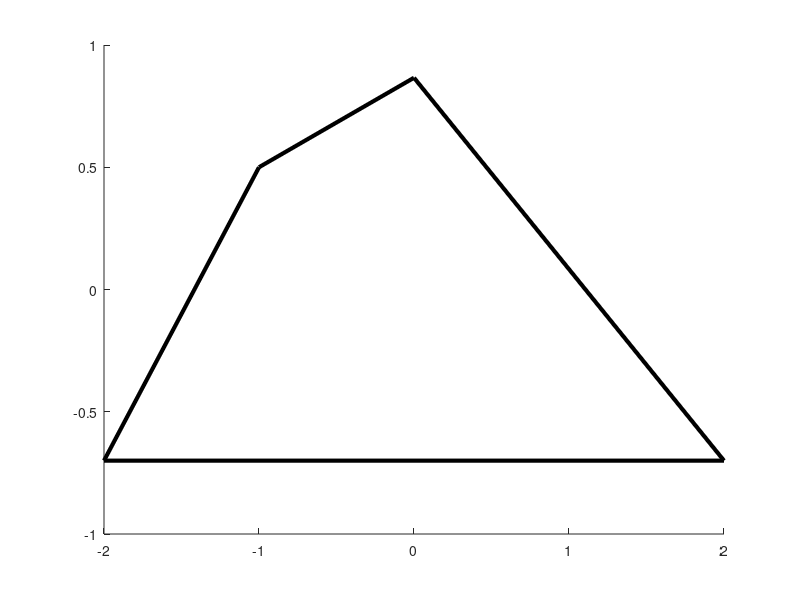

MATLAB code for this plot: (Note: this script raises an error after producing the figure.)
%% Forces sketch
clear all;
% vertX = [-sqrt(3)/2 0 sqrt(3)/2 -sqrt(3)/2];
% vertY = [-1/2, sqrt(3)/2 -1/2 -1/2];
vertX = [2, -2.0, -1.0 0, 2];
vertY = [-0.7, -0.7, 0.5, sqrt(3)/2, -0.7];
pi = [2,1];
pj = [0.05,2];

p3 = [-1,1];

close all;
%set(gcf, 'Position',  [100, 100, 450, 450]);
figure(1); hold on;
plot(vertX,vertY,'k','LineWidth',3);
[hi, x_proji,y_proji] = poly_dist(pi(1),pi(2),vertX,vertY);
[hj, x_projj,y_projj] = poly_dist(pj(1),pj(2),vertX,vertY);
s = 30;
plot(pi(1),pi(2),'.k','MarkerSize',s);
plot(pj(1),pj(2),'.k','MarkerSize',s);

plot(x_proji,y_proji,'.k','MarkerSize',s);
plot(x_projj,y_projj,'.k','MarkerSize',s);

plot([x_proji,pi(1)],[y_proji,pi(2)],'--k','LineWidth',3);
plot([x_projj,pj(1)],[y_projj,pj(2)],'--k','LineWidth',3);

plot([pi(1),pj(1)],[pi(2),pj(2)],'--k','LineWidth',3);
Hi=([x_proji,y_proji]-pi)/hi;
Hj=([x_projj,y_projj]-pj)/hj;
pij = pi-pj;
ui = Hi+0.2*pij;
uj = Hj-0.2*pij;
k = 0.5;
quiver([pi(1),pj(1)],[pi(2),pj(2)],k*[Hi(1),Hj(1)],k*[Hi(2),Hj(2)],0,'linewidth',3);

% quiver([pi(1)],[pi(2)],1.2*k*[ui(1) + 0.6],1.2*k*[ui(2)],0,'linewidth',3);

quiver([pi(1),pj(1)],[pi(2),pj(2)],1.2*k*[ui(1) + 0.6,0.5*(uj(1) - 1.2)],1.2*k*[ui(2),0.5* uj(2)],0,'linewidth',3);

quiver([pi(1),pj(1)],[pi(2),pj(2)],k*[pij(1),-pij(1)]/norm(pij),k*[pij(2),-pij(2)]/norm(pij),0,'linewidth',3);
%axis([-0.2,1.1,0.2,1.6])
%set(gca, 'visible', 'off');
box on;
text(pi(1),0.2+pi(2),'$p_i$', 'Interpreter','latex','fontSize',24);
text(pj(1),0.2+pj(2),'$p_j$', 'Interpreter','latex','fontSize',24);
text(-1+x_projj,y_projj,'$P_{\partial \Omega}(p_j)$', 'Interpreter','latex','fontSize',24);
text(0.15+x_proji,-0.05+y_proji,'$P_{\partial \Omega}(p_i)$', 'Interpreter','latex','fontSize',24);
text(0.05+pj(1),-0.6+pj(2),'-$\frac{h_{j}}{[[h_{j}]]}$', 'Interpreter','latex','fontSize',25);
text(-0.9+pi(1),-0.1+pi(2),'-$\frac{h_{i}}{[[h_{i}]]}$', 'Interpreter','latex','fontSize',25);
text(0.4+pi(1),0.1+pi(2),'$\frac{p_{ij}}{\left\Vert p_{ij}\right\Vert}$', 'Interpreter','latex','fontSize',28)
text(-1+pj(1),0.2+pj(2),'$\frac{p_{ji}}{\left\Vert p_{ji}\right\Vert}$', 'Interpreter','latex','fontSize',28)

text(pi(1),-0.6+pi(2),'$u_i$', 'Interpreter','latex','fontSize',25)
text(-0.7+pj(1),-0.3 + pj(2),'$u_j$', 'Interpreter','latex','fontSize',25)
text(-0.1,-0.2,0,'$\Omega$', 'Interpreter','latex','fontSize',35)
axis equal;
%axis tight;
ax = gca; % use current axes
% axis lines
%axis tight
%xlim(get(ax,'XLim')+[-0.2,0.5]);
%ylim(get(ax,'YLim')+[-0.2,0.35]);
grid on;
set(gca,'xticklabel',[]);
set(gca,'yticklabel',[]);
%axis tight;
set(gca, 'visible', 'off');
axis tight;